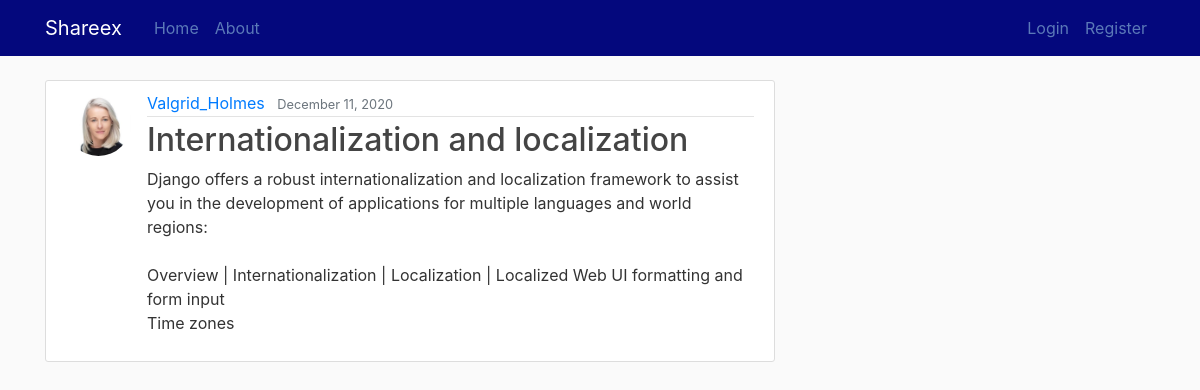
The page /post/19/ on the database its author committed.
### blog/models.py (models this page shows, shortened)
class Post(models.Model):
	title = models.CharField(max_length=100)
	content = models.TextField()
	date = models.DateTimeField(default=timezone.now)
	author = models.ForeignKey(User, on_delete=models.CASCADE)

### users/models.py (models this page shows, shortened)
class Profile(models.Model):
	user = models.OneToOneField(User, on_delete=models.CASCADE)
	image = models.ImageField(default='default.jpg', upload_to='profile_pics')

### blog/views.py (the view)
# urls.py: path('post/<int:pk>/', PostDetailView.as_view(), name = 'post-detail'),
class PostDetailView(DetailView):
	model = Post

### blog/templates/blog/post_detail.html (shortened to what this page needs)
{% extends "blog/base.html" %}
{% block content %}
	<article class="media content-section">
	  <img class="rounded-circle article-img" src="{{ object.author.profile.image.url }}">
	  <div class="media-body">
	    <div class="article-metadata">
	      <a class="mr-2" href="{% url 'user-posts' object.author.username %}">{{ object.author }}</a>
	      <small class="text-muted">{{ object.date | date:"F d, Y" }}</small>
	    </div>
	    <h2 class="article-title">{{ object.title }}</h2>
	    <p class="article-content">{{ object.content }}</p>
	  </div>
	</article>
{% endblock content %}

### blog/static/blog/main.css (style rules this page uses)
body { background: #fafafa; color: #333333; margin-top: 5rem; }
h1, h2, h3, h4, h5, h6 { color: #444444; }
.content-section { background: #ffffff; padding: 10px 20px; border: 1px solid #dddddd; border-radius: 3px; margin-bottom: 20px; }
.article-title { color: #444444; }
.article-content { white-space: pre-line; }
.article-img { height: 65px; width: 65px; margin-right: 16px; }
.article-metadata { padding-bottom: 1px; margin-bottom: 4px; border-bottom: 1px solid #e3e3e3 }

### rows shown on the page
Post: author.profile.image (picture), author "Valgrid_Holmes", date "December 11, 2020", title "Internationalization and localization", content "Django offers a robust internationalization and localization framework to assist you in the development of applications for multiple languages and world regions: Overview | Internationalization | Localization | Localized Web UI formatting and form input Time zones"
